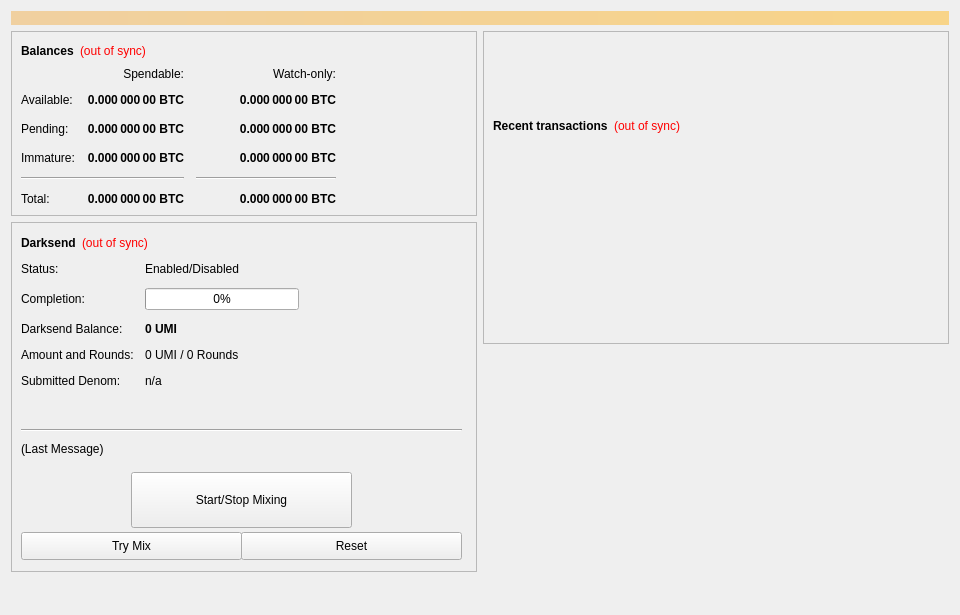
<?xml version="1.0" encoding="UTF-8"?>
<ui version="4.0">
 <class>OverviewPage</class>
 <widget class="QWidget" name="OverviewPage">
  <property name="geometry">
   <rect>
    <x>0</x>
    <y>0</y>
    <width>960</width>
    <height>615</height>
   </rect>
  </property>
  <property name="minimumSize">
   <size>
    <width>960</width>
    <height>0</height>
   </size>
  </property>
  <property name="windowTitle">
   <string>Form</string>
  </property>
  <layout class="QVBoxLayout" name="topLayout">
   <item>
    <widget class="QLabel" name="labelAlerts">
     <property name="visible">
      <bool>false</bool>
     </property>
     <property name="styleSheet">
      <string notr="true">background-color: qlineargradient(x1: 0, y1: 0, x2: 1, y2: 0, stop:0 #F0D0A0, stop:1 #F8D488); color:#000000;</string>
     </property>
     <property name="wordWrap">
      <bool>true</bool>
     </property>
     <property name="margin">
      <number>3</number>
     </property>
    </widget>
   </item>
   <item>
    <layout class="QHBoxLayout" name="horizontalLayout" stretch="1,1">
     <item>
      <layout class="QVBoxLayout" name="verticalLayout_2">
       <item>
        <widget class="QFrame" name="frame">
         <property name="frameShape">
          <enum>QFrame::StyledPanel</enum>
         </property>
         <property name="frameShadow">
          <enum>QFrame::Raised</enum>
         </property>
         <layout class="QVBoxLayout" name="verticalLayout_4">
          <item>
           <layout class="QHBoxLayout" name="horizontalLayout_4">
            <item>
             <widget class="QLabel" name="label_5">
              <property name="font">
               <font>
                <weight>75</weight>
                <bold>true</bold>
               </font>
              </property>
              <property name="text">
               <string>Balances</string>
              </property>
             </widget>
            </item>
            <item>
             <widget class="QLabel" name="labelWalletStatus">
              <property name="cursor">
               <cursorShape>WhatsThisCursor</cursorShape>
              </property>
              <property name="toolTip">
               <string>The displayed information may be out of date. Your wallet automatically synchronizes with the UMI network after a connection is established, but this process has not completed yet.</string>
              </property>
              <property name="styleSheet">
               <string notr="true">QLabel { color: red; }</string>
              </property>
              <property name="text">
               <string notr="true">(out of sync)</string>
              </property>
              <property name="alignment">
               <set>Qt::AlignLeading|Qt::AlignLeft|Qt::AlignVCenter</set>
              </property>
             </widget>
            </item>
            <item>
             <spacer name="horizontalSpacer_3">
              <property name="orientation">
               <enum>Qt::Horizontal</enum>
              </property>
              <property name="sizeHint" stdset="0">
               <size>
                <width>40</width>
                <height>20</height>
               </size>
              </property>
             </spacer>
            </item>
           </layout>
          </item>
          <item>
           <layout class="QGridLayout" name="gridLayout">
            <property name="spacing">
             <number>12</number>
            </property>
            <item row="2" column="2">
             <widget class="QLabel" name="labelWatchPending">
              <property name="font">
               <font>
                <weight>75</weight>
                <bold>true</bold>
               </font>
              </property>
              <property name="cursor">
               <cursorShape>IBeamCursor</cursorShape>
              </property>
              <property name="toolTip">
               <string>Unconfirmed transactions to watch-only addresses</string>
              </property>
              <property name="text">
               <string notr="true">0.000 000 00 BTC</string>
              </property>
              <property name="alignment">
               <set>Qt::AlignRight|Qt::AlignTrailing|Qt::AlignVCenter</set>
              </property>
              <property name="textInteractionFlags">
               <set>Qt::LinksAccessibleByMouse|Qt::TextSelectableByKeyboard|Qt::TextSelectableByMouse</set>
              </property>
             </widget>
            </item>
            <item row="2" column="1">
             <widget class="QLabel" name="labelUnconfirmed">
              <property name="font">
               <font>
                <weight>75</weight>
                <bold>true</bold>
               </font>
              </property>
              <property name="cursor">
               <cursorShape>IBeamCursor</cursorShape>
              </property>
              <property name="toolTip">
               <string>Total of transactions that have yet to be confirmed, and do not yet count toward the spendable balance</string>
              </property>
              <property name="text">
               <string notr="true">0.000 000 00 BTC</string>
              </property>
              <property name="alignment">
               <set>Qt::AlignRight|Qt::AlignTrailing|Qt::AlignVCenter</set>
              </property>
              <property name="textInteractionFlags">
               <set>Qt::LinksAccessibleByMouse|Qt::TextSelectableByKeyboard|Qt::TextSelectableByMouse</set>
              </property>
             </widget>
            </item>
            <item row="3" column="2">
             <widget class="QLabel" name="labelWatchImmature">
              <property name="font">
               <font>
                <weight>75</weight>
                <bold>true</bold>
               </font>
              </property>
              <property name="cursor">
               <cursorShape>IBeamCursor</cursorShape>
              </property>
              <property name="toolTip">
               <string>Staked or masternode rewards in watch-only addresses that has not yet matured</string>
              </property>
              <property name="text">
               <string notr="true">0.000 000 00 BTC</string>
              </property>
              <property name="alignment">
               <set>Qt::AlignRight|Qt::AlignTrailing|Qt::AlignVCenter</set>
              </property>
              <property name="textInteractionFlags">
               <set>Qt::LinksAccessibleByMouse|Qt::TextSelectableByKeyboard|Qt::TextSelectableByMouse</set>
              </property>
             </widget>
            </item>
            <item row="4" column="0" colspan="2">
             <widget class="Line" name="lineSpendableBalance">
              <property name="orientation">
               <enum>Qt::Horizontal</enum>
              </property>
             </widget>
            </item>
            <item row="4" column="2">
             <widget class="Line" name="lineWatchBalance">
              <property name="sizePolicy">
               <sizepolicy hsizetype="Preferred" vsizetype="Fixed">
                <horstretch>0</horstretch>
                <verstretch>0</verstretch>
               </sizepolicy>
              </property>
              <property name="minimumSize">
               <size>
                <width>140</width>
                <height>0</height>
               </size>
              </property>
              <property name="orientation">
               <enum>Qt::Horizontal</enum>
              </property>
             </widget>
            </item>
            <item row="5" column="0">
             <widget class="QLabel" name="labelTotalText">
              <property name="text">
               <string>Total:</string>
              </property>
             </widget>
            </item>
            <item row="3" column="1">
             <widget class="QLabel" name="labelImmature">
              <property name="font">
               <font>
                <weight>75</weight>
                <bold>true</bold>
               </font>
              </property>
              <property name="cursor">
               <cursorShape>IBeamCursor</cursorShape>
              </property>
              <property name="toolTip">
               <string>Staked or masternode rewards that has not yet matured</string>
              </property>
              <property name="text">
               <string notr="true">0.000 000 00 BTC</string>
              </property>
              <property name="alignment">
               <set>Qt::AlignRight|Qt::AlignTrailing|Qt::AlignVCenter</set>
              </property>
              <property name="textInteractionFlags">
               <set>Qt::LinksAccessibleByMouse|Qt::TextSelectableByKeyboard|Qt::TextSelectableByMouse</set>
              </property>
             </widget>
            </item>
            <item row="2" column="3">
             <spacer name="horizontalSpacer_2">
              <property name="orientation">
               <enum>Qt::Horizontal</enum>
              </property>
              <property name="sizeHint" stdset="0">
               <size>
                <width>40</width>
                <height>20</height>
               </size>
              </property>
             </spacer>
            </item>
            <item row="3" column="0">
             <widget class="QLabel" name="labelImmatureText">
              <property name="text">
               <string>Immature:</string>
              </property>
             </widget>
            </item>
            <item row="5" column="1">
             <widget class="QLabel" name="labelTotal">
              <property name="font">
               <font>
                <weight>75</weight>
                <bold>true</bold>
               </font>
              </property>
              <property name="cursor">
               <cursorShape>IBeamCursor</cursorShape>
              </property>
              <property name="toolTip">
               <string>Your current total balance</string>
              </property>
              <property name="text">
               <string notr="true">0.000 000 00 BTC</string>
              </property>
              <property name="alignment">
               <set>Qt::AlignRight|Qt::AlignTrailing|Qt::AlignVCenter</set>
              </property>
              <property name="textInteractionFlags">
               <set>Qt::LinksAccessibleByMouse|Qt::TextSelectableByKeyboard|Qt::TextSelectableByMouse</set>
              </property>
             </widget>
            </item>
            <item row="5" column="2">
             <widget class="QLabel" name="labelWatchTotal">
              <property name="font">
               <font>
                <weight>75</weight>
                <bold>true</bold>
               </font>
              </property>
              <property name="cursor">
               <cursorShape>IBeamCursor</cursorShape>
              </property>
              <property name="toolTip">
               <string>Current total balance in watch-only addresses</string>
              </property>
              <property name="text">
               <string notr="true">0.000 000 00 BTC</string>
              </property>
              <property name="alignment">
               <set>Qt::AlignRight|Qt::AlignTrailing|Qt::AlignVCenter</set>
              </property>
              <property name="textInteractionFlags">
               <set>Qt::LinksAccessibleByMouse|Qt::TextSelectableByKeyboard|Qt::TextSelectableByMouse</set>
              </property>
             </widget>
            </item>
            <item row="0" column="2">
             <widget class="QLabel" name="labelWatchonly">
              <property name="text">
               <string>Watch-only:</string>
              </property>
              <property name="alignment">
               <set>Qt::AlignRight|Qt::AlignTrailing|Qt::AlignVCenter</set>
              </property>
             </widget>
            </item>
            <item row="1" column="0">
             <widget class="QLabel" name="labelBalanceText">
              <property name="text">
               <string>Available:</string>
              </property>
             </widget>
            </item>
            <item row="1" column="1">
             <widget class="QLabel" name="labelBalance">
              <property name="font">
               <font>
                <weight>75</weight>
                <bold>true</bold>
               </font>
              </property>
              <property name="cursor">
               <cursorShape>IBeamCursor</cursorShape>
              </property>
              <property name="toolTip">
               <string>Your current spendable balance</string>
              </property>
              <property name="text">
               <string notr="true">0.000 000 00 BTC</string>
              </property>
              <property name="alignment">
               <set>Qt::AlignRight|Qt::AlignTrailing|Qt::AlignVCenter</set>
              </property>
              <property name="textInteractionFlags">
               <set>Qt::LinksAccessibleByMouse|Qt::TextSelectableByKeyboard|Qt::TextSelectableByMouse</set>
              </property>
             </widget>
            </item>
            <item row="1" column="2">
             <widget class="QLabel" name="labelWatchAvailable">
              <property name="font">
               <font>
                <weight>75</weight>
                <bold>true</bold>
               </font>
              </property>
              <property name="cursor">
               <cursorShape>IBeamCursor</cursorShape>
              </property>
              <property name="toolTip">
               <string>Your current balance in watch-only addresses</string>
              </property>
              <property name="text">
               <string notr="true">0.000 000 00 BTC</string>
              </property>
              <property name="alignment">
               <set>Qt::AlignRight|Qt::AlignTrailing|Qt::AlignVCenter</set>
              </property>
              <property name="textInteractionFlags">
               <set>Qt::LinksAccessibleByMouse|Qt::TextSelectableByKeyboard|Qt::TextSelectableByMouse</set>
              </property>
             </widget>
            </item>
            <item row="2" column="0">
             <widget class="QLabel" name="labelPendingText">
              <property name="text">
               <string>Pending:</string>
              </property>
             </widget>
            </item>
            <item row="0" column="1">
             <widget class="QLabel" name="labelSpendable">
              <property name="text">
               <string>Spendable:</string>
              </property>
              <property name="alignment">
               <set>Qt::AlignRight|Qt::AlignTrailing|Qt::AlignVCenter</set>
              </property>
             </widget>
            </item>
           </layout>
          </item>
         </layout>
        </widget>
       </item>
       <item>
        <widget class="QFrame" name="frameDarksend">
         <property name="minimumSize">
          <size>
           <width>0</width>
           <height>350</height>
          </size>
         </property>
         <property name="layoutDirection">
          <enum>Qt::LeftToRight</enum>
         </property>
         <property name="frameShape">
          <enum>QFrame::StyledPanel</enum>
         </property>
         <property name="frameShadow">
          <enum>QFrame::Raised</enum>
         </property>
         <widget class="QWidget" name="formLayoutWidget">
          <property name="geometry">
           <rect>
            <x>10</x>
            <y>40</y>
            <width>451</width>
            <height>161</height>
           </rect>
          </property>
          <layout class="QFormLayout" name="formLayout">
           <property name="fieldGrowthPolicy">
            <enum>QFormLayout::AllNonFixedFieldsGrow</enum>
           </property>
           <property name="horizontalSpacing">
            <number>11</number>
           </property>
           <property name="verticalSpacing">
            <number>12</number>
           </property>
           <item row="0" column="0">
            <widget class="QLabel" name="label_6">
             <property name="text">
              <string>Status:</string>
             </property>
            </widget>
           </item>
           <item row="1" column="0">
            <widget class="QLabel" name="label_7">
             <property name="text">
              <string>Completion:</string>
             </property>
            </widget>
           </item>
           <item row="1" column="1">
            <widget class="QProgressBar" name="DarksendProgress">
             <property name="maximumSize">
              <size>
               <width>154</width>
               <height>16777215</height>
              </size>
             </property>
             <property name="value">
              <number>0</number>
             </property>
            </widget>
           </item>
           <item row="2" column="0">
            <widget class="QLabel" name="labelAnonymizedText">
             <property name="text">
              <string>Darksend Balance:</string>
             </property>
            </widget>
           </item>
           <item row="2" column="1">
            <widget class="QLabel" name="labelAnonymized">
             <property name="font">
              <font>
               <weight>75</weight>
               <bold>true</bold>
              </font>
             </property>
             <property name="text">
              <string notr="true">0 UMI</string>
             </property>
            </widget>
           </item>
           <item row="3" column="0">
            <widget class="QLabel" name="label_8">
             <property name="text">
              <string>Amount and Rounds:</string>
             </property>
            </widget>
           </item>
           <item row="3" column="1">
            <widget class="QLabel" name="labelAmountRounds">
             <property name="text">
              <string>0 UMI / 0 Rounds</string>
             </property>
            </widget>
           </item>
           <item row="4" column="0">
            <widget class="QLabel" name="label_9">
             <property name="text">
              <string>Submitted Denom:</string>
             </property>
            </widget>
           </item>
           <item row="4" column="1">
            <widget class="QLabel" name="labelSubmittedDenom">
             <property name="toolTip">
              <string>The denominations you submitted to the Masternode.&lt;br&gt;To mix, other users must submit the exact same denominations.</string>
             </property>
             <property name="text">
              <string>n/a</string>
             </property>
            </widget>
           </item>
           <item row="0" column="1">
            <widget class="QLabel" name="DarksendEnabled">
             <property name="text">
              <string>Enabled/Disabled</string>
             </property>
            </widget>
           </item>
          </layout>
         </widget>
         <widget class="QPushButton" name="runAutoDenom">
          <property name="geometry">
           <rect>
            <x>251</x>
            <y>17</y>
            <width>1</width>
            <height>1</height>
           </rect>
          </property>
          <property name="palette">
           <palette>
            <active>
             <colorrole role="WindowText">
              <brush brushstyle="SolidPattern">
               <color alpha="255">
                <red>0</red>
                <green>0</green>
                <blue>0</blue>
               </color>
              </brush>
             </colorrole>
             <colorrole role="Button">
              <brush brushstyle="SolidPattern">
               <color alpha="255">
                <red>239</red>
                <green>238</green>
                <blue>238</blue>
               </color>
              </brush>
             </colorrole>
             <colorrole role="Light">
              <brush brushstyle="SolidPattern">
               <color alpha="255">
                <red>255</red>
                <green>255</green>
                <blue>255</blue>
               </color>
              </brush>
             </colorrole>
             <colorrole role="Midlight">
              <brush brushstyle="SolidPattern">
               <color alpha="255">
                <red>247</red>
                <green>246</green>
                <blue>246</blue>
               </color>
              </brush>
             </colorrole>
             <colorrole role="Dark">
              <brush brushstyle="SolidPattern">
               <color alpha="255">
                <red>119</red>
                <green>119</green>
                <blue>119</blue>
               </color>
              </brush>
             </colorrole>
             <colorrole role="Mid">
              <brush brushstyle="SolidPattern">
               <color alpha="255">
                <red>159</red>
                <green>159</green>
                <blue>159</blue>
               </color>
              </brush>
             </colorrole>
             <colorrole role="Text">
              <brush brushstyle="SolidPattern">
               <color alpha="255">
                <red>0</red>
                <green>0</green>
                <blue>0</blue>
               </color>
              </brush>
             </colorrole>
             <colorrole role="BrightText">
              <brush brushstyle="SolidPattern">
               <color alpha="255">
                <red>255</red>
                <green>255</green>
                <blue>255</blue>
               </color>
              </brush>
             </colorrole>
             <colorrole role="ButtonText">
              <brush brushstyle="SolidPattern">
               <color alpha="255">
                <red>0</red>
                <green>0</green>
                <blue>0</blue>
               </color>
              </brush>
             </colorrole>
             <colorrole role="Base">
              <brush brushstyle="SolidPattern">
               <color alpha="255">
                <red>255</red>
                <green>255</green>
                <blue>255</blue>
               </color>
              </brush>
             </colorrole>
             <colorrole role="Window">
              <brush brushstyle="SolidPattern">
               <color alpha="255">
                <red>239</red>
                <green>238</green>
                <blue>238</blue>
               </color>
              </brush>
             </colorrole>
             <colorrole role="Shadow">
              <brush brushstyle="SolidPattern">
               <color alpha="255">
                <red>0</red>
                <green>0</green>
                <blue>0</blue>
               </color>
              </brush>
             </colorrole>
             <colorrole role="AlternateBase">
              <brush brushstyle="SolidPattern">
               <color alpha="255">
                <red>247</red>
                <green>246</green>
                <blue>246</blue>
               </color>
              </brush>
             </colorrole>
             <colorrole role="ToolTipBase">
              <brush brushstyle="SolidPattern">
               <color alpha="255">
                <red>255</red>
                <green>255</green>
                <blue>220</blue>
               </color>
              </brush>
             </colorrole>
             <colorrole role="ToolTipText">
              <brush brushstyle="SolidPattern">
               <color alpha="255">
                <red>0</red>
                <green>0</green>
                <blue>0</blue>
               </color>
              </brush>
             </colorrole>
            </active>
            <inactive>
             <colorrole role="WindowText">
              <brush brushstyle="SolidPattern">
               <color alpha="255">
                <red>0</red>
                <green>0</green>
                <blue>0</blue>
               </color>
              </brush>
             </colorrole>
             <colorrole role="Button">
              <brush brushstyle="SolidPattern">
               <color alpha="255">
                <red>239</red>
                <green>238</green>
                <blue>238</blue>
               </color>
              </brush>
             </colorrole>
             <colorrole role="Light">
              <brush brushstyle="SolidPattern">
               <color alpha="255">
                <red>255</red>
                <green>255</green>
                <blue>255</blue>
               </color>
              </brush>
             </colorrole>
             <colorrole role="Midlight">
              <brush brushstyle="SolidPattern">
               <color alpha="255">
                <red>247</red>
                <green>246</green>
                <blue>246</blue>
               </color>
              </brush>
             </colorrole>
             <colorrole role="Dark">
              <brush brushstyle="SolidPattern">
               <color alpha="255">
                <red>119</red>
                <green>119</green>
                <blue>119</blue>
               </color>
              </brush>
             </colorrole>
             <colorrole role="Mid">
              <brush brushstyle="SolidPattern">
               <color alpha="255">
                <red>159</red>
                <green>159</green>
                <blue>159</blue>
               </color>
              </brush>
             </colorrole>
             <colorrole role="Text">
              <brush brushstyle="SolidPattern">
               <color alpha="255">
                <red>0</red>
                <green>0</green>
                <blue>0</blue>
               </color>
              </brush>
             </colorrole>
             <colorrole role="BrightText">
              <brush brushstyle="SolidPattern">
               <color alpha="255">
                <red>255</red>
                <green>255</green>
                <blue>255</blue>
               </color>
              </brush>
             </colorrole>
             <colorrole role="ButtonText">
              <brush brushstyle="SolidPattern">
               <color alpha="255">
                <red>0</red>
                <green>0</green>
                <blue>0</blue>
               </color>
              </brush>
             </colorrole>
             <colorrole role="Base">
              <brush brushstyle="SolidPattern">
               <color alpha="255">
                <red>255</red>
                <green>255</green>
                <blue>255</blue>
               </color>
              </brush>
             </colorrole>
             <colorrole role="Window">
              <brush brushstyle="SolidPattern">
               <color alpha="255">
                <red>239</red>
                <green>238</green>
                <blue>238</blue>
               </color>
              </brush>
             </colorrole>
             <colorrole role="Shadow">
              <brush brushstyle="SolidPattern">
               <color alpha="255">
                <red>0</red>
                <green>0</green>
                <blue>0</blue>
               </color>
              </brush>
             </colorrole>
             <colorrole role="AlternateBase">
              <brush brushstyle="SolidPattern">
               <color alpha="255">
                <red>247</red>
                <green>246</green>
                <blue>246</blue>
               </color>
              </brush>
             </colorrole>
             <colorrole role="ToolTipBase">
              <brush brushstyle="SolidPattern">
               <color alpha="255">
                <red>255</red>
                <green>255</green>
                <blue>220</blue>
               </color>
              </brush>
             </colorrole>
             <colorrole role="ToolTipText">
              <brush brushstyle="SolidPattern">
               <color alpha="255">
                <red>0</red>
                <green>0</green>
                <blue>0</blue>
               </color>
              </brush>
             </colorrole>
            </inactive>
            <disabled>
             <colorrole role="WindowText">
              <brush brushstyle="SolidPattern">
               <color alpha="255">
                <red>119</red>
                <green>119</green>
                <blue>119</blue>
               </color>
              </brush>
             </colorrole>
             <colorrole role="Button">
              <brush brushstyle="SolidPattern">
               <color alpha="255">
                <red>239</red>
                <green>238</green>
                <blue>238</blue>
               </color>
              </brush>
             </colorrole>
             <colorrole role="Light">
              <brush brushstyle="SolidPattern">
               <color alpha="255">
                <red>255</red>
                <green>255</green>
                <blue>255</blue>
               </color>
              </brush>
             </colorrole>
             <colorrole role="Midlight">
              <brush brushstyle="SolidPattern">
               <color alpha="255">
                <red>247</red>
                <green>246</green>
                <blue>246</blue>
               </color>
              </brush>
             </colorrole>
             <colorrole role="Dark">
              <brush brushstyle="SolidPattern">
               <color alpha="255">
                <red>119</red>
                <green>119</green>
                <blue>119</blue>
               </color>
              </brush>
             </colorrole>
             <colorrole role="Mid">
              <brush brushstyle="SolidPattern">
               <color alpha="255">
                <red>159</red>
                <green>159</green>
                <blue>159</blue>
               </color>
              </brush>
             </colorrole>
             <colorrole role="Text">
              <brush brushstyle="SolidPattern">
               <color alpha="255">
                <red>119</red>
                <green>119</green>
                <blue>119</blue>
               </color>
              </brush>
             </colorrole>
             <colorrole role="BrightText">
              <brush brushstyle="SolidPattern">
               <color alpha="255">
                <red>255</red>
                <green>255</green>
                <blue>255</blue>
               </color>
              </brush>
             </colorrole>
             <colorrole role="ButtonText">
              <brush brushstyle="SolidPattern">
               <color alpha="255">
                <red>119</red>
                <green>119</green>
                <blue>119</blue>
               </color>
              </brush>
             </colorrole>
             <colorrole role="Base">
              <brush brushstyle="SolidPattern">
               <color alpha="255">
                <red>239</red>
                <green>238</green>
                <blue>238</blue>
               </color>
              </brush>
             </colorrole>
             <colorrole role="Window">
              <brush brushstyle="SolidPattern">
               <color alpha="255">
                <red>239</red>
                <green>238</green>
                <blue>238</blue>
               </color>
              </brush>
             </colorrole>
             <colorrole role="Shadow">
              <brush brushstyle="SolidPattern">
               <color alpha="255">
                <red>0</red>
                <green>0</green>
                <blue>0</blue>
               </color>
              </brush>
             </colorrole>
             <colorrole role="AlternateBase">
              <brush brushstyle="SolidPattern">
               <color alpha="255">
                <red>239</red>
                <green>238</green>
                <blue>238</blue>
               </color>
              </brush>
             </colorrole>
             <colorrole role="ToolTipBase">
              <brush brushstyle="SolidPattern">
               <color alpha="255">
                <red>255</red>
                <green>255</green>
                <blue>220</blue>
               </color>
              </brush>
             </colorrole>
             <colorrole role="ToolTipText">
              <brush brushstyle="SolidPattern">
               <color alpha="255">
                <red>0</red>
                <green>0</green>
                <blue>0</blue>
               </color>
              </brush>
             </colorrole>
            </disabled>
           </palette>
          </property>
          <property name="focusPolicy">
           <enum>Qt::NoFocus</enum>
          </property>
          <property name="autoFillBackground">
           <bool>true</bool>
          </property>
          <property name="text">
           <string/>
          </property>
          <property name="flat">
           <bool>true</bool>
          </property>
         </widget>
         <widget class="QPushButton" name="toggleDarksend">
          <property name="geometry">
           <rect>
            <x>120</x>
            <y>250</y>
            <width>221</width>
            <height>56</height>
           </rect>
          </property>
          <property name="sizePolicy">
           <sizepolicy hsizetype="MinimumExpanding" vsizetype="Fixed">
            <horstretch>0</horstretch>
            <verstretch>0</verstretch>
           </sizepolicy>
          </property>
          <property name="text">
           <string>Start/Stop Mixing</string>
          </property>
         </widget>
         <widget class="Line" name="lineLastMessage">
          <property name="geometry">
           <rect>
            <x>10</x>
            <y>200</y>
            <width>441</width>
            <height>16</height>
           </rect>
          </property>
          <property name="orientation">
           <enum>Qt::Horizontal</enum>
          </property>
         </widget>
         <widget class="QLabel" name="DarksendStatus">
          <property name="geometry">
           <rect>
            <x>10</x>
            <y>220</y>
            <width>451</width>
            <height>61</height>
           </rect>
          </property>
          <property name="minimumSize">
           <size>
            <width>288</width>
            <height>43</height>
           </size>
          </property>
          <property name="text">
           <string>(Last Message)</string>
          </property>
          <property name="alignment">
           <set>Qt::AlignLeading|Qt::AlignLeft|Qt::AlignTop</set>
          </property>
          <property name="wordWrap">
           <bool>true</bool>
          </property>
         </widget>
         <widget class="QPushButton" name="DarksendAuto">
          <property name="geometry">
           <rect>
            <x>10</x>
            <y>310</y>
            <width>221</width>
            <height>28</height>
           </rect>
          </property>
          <property name="sizePolicy">
           <sizepolicy hsizetype="MinimumExpanding" vsizetype="Fixed">
            <horstretch>0</horstretch>
            <verstretch>0</verstretch>
           </sizepolicy>
          </property>
          <property name="toolTip">
           <string>Try to manually submit a Darksend request.</string>
          </property>
          <property name="text">
           <string>Try Mix</string>
          </property>
         </widget>
         <widget class="QPushButton" name="DarksendReset">
          <property name="geometry">
           <rect>
            <x>230</x>
            <y>310</y>
            <width>221</width>
            <height>28</height>
           </rect>
          </property>
          <property name="sizePolicy">
           <sizepolicy hsizetype="MinimumExpanding" vsizetype="Fixed">
            <horstretch>0</horstretch>
            <verstretch>0</verstretch>
           </sizepolicy>
          </property>
          <property name="toolTip">
           <string>Reset the current status of Darksend (can interrupt Darksend if it's in the process of Mixing, which can cost you money!)</string>
          </property>
          <property name="autoFillBackground">
           <bool>false</bool>
          </property>
          <property name="text">
           <string>Reset</string>
          </property>
         </widget>
         <widget class="QWidget" name="layoutWidget">
          <property name="geometry">
           <rect>
            <x>10</x>
            <y>10</y>
            <width>431</width>
            <height>22</height>
           </rect>
          </property>
          <layout class="QHBoxLayout" name="horizontalLayout_5">
           <item>
            <widget class="QLabel" name="label_2">
             <property name="font">
              <font>
               <weight>75</weight>
               <bold>true</bold>
              </font>
             </property>
             <property name="text">
              <string>Darksend</string>
             </property>
            </widget>
           </item>
           <item>
            <widget class="QLabel" name="labelDarksendSyncStatus">
             <property name="toolTip">
              <string>The displayed information may be out of date. Your wallet automatically synchronizes with the UMI network after a connection is established, but this process has not completed yet.</string>
             </property>
             <property name="styleSheet">
              <string notr="true">QLabel { color: red; }</string>
             </property>
             <property name="text">
              <string notr="true">(out of sync)</string>
             </property>
             <property name="alignment">
              <set>Qt::AlignLeading|Qt::AlignLeft|Qt::AlignVCenter</set>
             </property>
            </widget>
           </item>
           <item>
            <spacer name="horizontalSpacer_4">
             <property name="orientation">
              <enum>Qt::Horizontal</enum>
             </property>
             <property name="sizeHint" stdset="0">
              <size>
               <width>40</width>
               <height>20</height>
              </size>
             </property>
            </spacer>
           </item>
          </layout>
         </widget>
        </widget>
       </item>
       <item>
        <spacer name="verticalSpacer">
         <property name="orientation">
          <enum>Qt::Vertical</enum>
         </property>
         <property name="sizeHint" stdset="0">
          <size>
           <width>20</width>
           <height>40</height>
          </size>
         </property>
        </spacer>
       </item>
      </layout>
     </item>
     <item>
      <layout class="QVBoxLayout" name="verticalLayout_3">
       <item>
        <widget class="QFrame" name="frame_2">
         <property name="frameShape">
          <enum>QFrame::StyledPanel</enum>
         </property>
         <property name="frameShadow">
          <enum>QFrame::Raised</enum>
         </property>
         <layout class="QVBoxLayout" name="verticalLayout">
          <item>
           <spacer name="verticalSpacer_3">
            <property name="orientation">
             <enum>Qt::Vertical</enum>
            </property>
            <property name="sizeType">
             <enum>QSizePolicy::Fixed</enum>
            </property>
            <property name="sizeHint" stdset="0">
             <size>
              <width>20</width>
              <height>75</height>
             </size>
            </property>
           </spacer>
          </item>
          <item>
           <layout class="QHBoxLayout" name="horizontalLayout_2">
            <item>
             <widget class="QLabel" name="label_4">
              <property name="font">
               <font>
                <weight>75</weight>
                <bold>true</bold>
               </font>
              </property>
              <property name="text">
               <string>Recent transactions</string>
              </property>
             </widget>
            </item>
            <item>
             <widget class="QLabel" name="labelTransactionsStatus">
              <property name="cursor">
               <cursorShape>WhatsThisCursor</cursorShape>
              </property>
              <property name="toolTip">
               <string>The displayed information may be out of date. Your wallet automatically synchronizes with the UMI network after a connection is established, but this process has not completed yet.</string>
              </property>
              <property name="styleSheet">
               <string notr="true">QLabel { color: red; }</string>
              </property>
              <property name="text">
               <string notr="true">(out of sync)</string>
              </property>
              <property name="alignment">
               <set>Qt::AlignRight|Qt::AlignTrailing|Qt::AlignVCenter</set>
              </property>
             </widget>
            </item>
            <item>
             <spacer name="horizontalSpacer">
              <property name="orientation">
               <enum>Qt::Horizontal</enum>
              </property>
              <property name="sizeHint" stdset="0">
               <size>
                <width>40</width>
                <height>20</height>
               </size>
              </property>
             </spacer>
            </item>
           </layout>
          </item>
          <item>
           <widget class="QListView" name="listTransactions">
            <property name="styleSheet">
             <string notr="true">QListView { background: transparent; }</string>
            </property>
            <property name="frameShape">
             <enum>QFrame::NoFrame</enum>
            </property>
            <property name="verticalScrollBarPolicy">
             <enum>Qt::ScrollBarAlwaysOff</enum>
            </property>
            <property name="horizontalScrollBarPolicy">
             <enum>Qt::ScrollBarAlwaysOff</enum>
            </property>
            <property name="selectionMode">
             <enum>QAbstractItemView::NoSelection</enum>
            </property>
           </widget>
          </item>
         </layout>
        </widget>
       </item>
       <item>
        <spacer name="verticalSpacer_2">
         <property name="orientation">
          <enum>Qt::Vertical</enum>
         </property>
         <property name="sizeType">
          <enum>QSizePolicy::Expanding</enum>
         </property>
         <property name="sizeHint" stdset="0">
          <size>
           <width>20</width>
           <height>40</height>
          </size>
         </property>
        </spacer>
       </item>
      </layout>
     </item>
    </layout>
   </item>
  </layout>
 </widget>
 <resources/>
 <connections/>
</ui>
